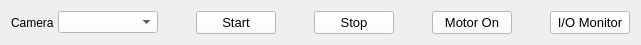
   <widget class="QWidget" name="layoutWidget">
    <property name="geometry">
     <rect>
      <x>10</x>
      <y>10</y>
      <width>641</width>
      <height>41</height>
     </rect>
    </property>
    <layout class="QHBoxLayout" name="horizontalLayout">
     <property name="spacing">
      <number>4</number>
     </property>
     <item>
      <widget class="QLabel" name="label">
       <property name="text">
        <string>Camera</string>
       </property>
      </widget>
     </item>
     <item>
      <widget class="QComboBox" name="camlist">
       <property name="minimumSize">
        <size>
         <width>100</width>
         <height>0</height>
        </size>
       </property>
       <property name="maximumSize">
        <size>
         <width>100</width>
         <height>16777215</height>
        </size>
       </property>
       <property name="styleSheet">
        <string notr="true">background-color: rgb(255, 255, 255);</string>
       </property>
      </widget>
     </item>
     <item>
      <spacer name="horizontalSpacer_2">
       <property name="orientation">
        <enum>Qt::Horizontal</enum>
       </property>
       <property name="sizeHint" stdset="0">
        <size>
         <width>20</width>
         <height>20</height>
        </size>
       </property>
      </spacer>
     </item>
     <item>
      <widget class="QPushButton" name="btn_start">
       <property name="font">
        <font>
         <pointsize>10</pointsize>
        </font>
       </property>
       <property name="styleSheet">
        <string notr="true">background-color: rgb(255, 255, 255);</string>
       </property>
       <property name="text">
        <string>Start</string>
       </property>
       <property name="icon">
        <iconset>
         <normaloff>Icons/power_on.png</normaloff>Icons/power_on.png</iconset>
       </property>
      </widget>
     </item>
     <item>
      <spacer name="horizontalSpacer_8">
       <property name="orientation">
        <enum>Qt::Horizontal</enum>
       </property>
       <property name="sizeHint" stdset="0">
        <size>
         <width>20</width>
         <height>20</height>
        </size>
       </property>
      </spacer>
     </item>
     <item>
      <widget class="QPushButton" name="btn_stop">
       <property name="font">
        <font>
         <pointsize>10</pointsize>
        </font>
       </property>
       <property name="styleSheet">
        <string notr="true">background-color: rgb(255, 255, 255);</string>
       </property>
       <property name="text">
        <string>Stop</string>
       </property>
       <property name="icon">
        <iconset>
         <normaloff>Icons/power-off.png</normaloff>Icons/power-off.png</iconset>
       </property>
      </widget>
     </item>
     <item>
      <spacer name="horizontalSpacer_6">
       <property name="orientation">
        <enum>Qt::Horizontal</enum>
       </property>
       <property name="sizeHint" stdset="0">
        <size>
         <width>20</width>
         <height>20</height>
        </size>
       </property>
      </spacer>
     </item>
     <item>
      <widget class="QPushButton" name="btn_motor">
       <property name="font">
        <font>
         <pointsize>10</pointsize>
        </font>
       </property>
       <property name="styleSheet">
        <string notr="true">background-color: rgb(255, 255, 255);</string>
       </property>
       <property name="text">
        <string>Motor On</string>
       </property>
       <property name="icon">
        <iconset>
         <normaloff>Icons/MotorON.png</normaloff>Icons/MotorON.png</iconset>
       </property>
       <property name="checkable">
        <bool>false</bool>
       </property>
       <property name="autoRepeat">
        <bool>false</bool>
       </property>
       <property name="autoExclusive">
        <bool>false</bool>
       </property>
      </widget>
     </item>
     <item>
      <spacer name="horizontalSpacer_7">
       <property name="orientation">
        <enum>Qt::Horizontal</enum>
       </property>
       <property name="sizeHint" stdset="0">
        <size>
         <width>20</width>
         <height>20</height>
        </size>
       </property>
      </spacer>
     </item>
     <item>
      <widget class="QPushButton" name="btn_iomonitor">
       <property name="font">
        <font>
         <pointsize>10</pointsize>
        </font>
       </property>
       <property name="styleSheet">
        <string notr="true">background-color: rgb(255, 255, 255);</string>
       </property>
       <property name="text">
        <string>I/O Monitor</string>
       </property>
       <property name="icon">
        <iconset>
         <normaloff>Icons/monitoring.png</normaloff>Icons/monitoring.png</iconset>
       </property>
      </widget>
     </item>
    </layout>
   </widget>
